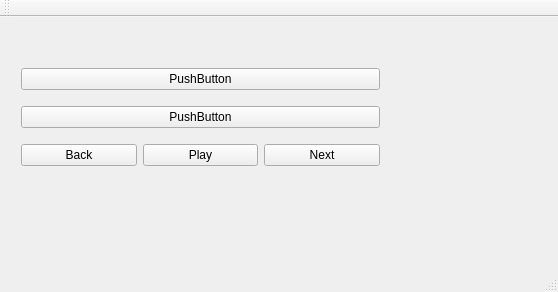
<?xml version="1.0" encoding="UTF-8"?>
<ui version="4.0">
 <class>MainWindow</class>
 <widget class="QMainWindow" name="MainWindow">
  <property name="geometry">
   <rect>
    <x>0</x>
    <y>0</y>
    <width>558</width>
    <height>292</height>
   </rect>
  </property>
  <property name="windowTitle">
   <string>MainWindow</string>
  </property>
  <widget class="QWidget" name="centralWidget">
   <widget class="QWidget" name="verticalLayoutWidget">
    <property name="geometry">
     <rect>
      <x>10</x>
      <y>30</y>
      <width>381</width>
      <height>141</height>
     </rect>
    </property>
    <layout class="QVBoxLayout" name="verticalLayout">
     <item>
      <widget class="QPushButton" name="pushButton">
       <property name="text">
        <string>PushButton</string>
       </property>
      </widget>
     </item>
     <item>
      <widget class="QPushButton" name="pushButton_2">
       <property name="text">
        <string>PushButton</string>
       </property>
      </widget>
     </item>
     <item>
      <layout class="QGridLayout" name="gridLayout">
       <item row="0" column="1">
        <widget class="QPushButton" name="btnPlay">
         <property name="text">
          <string>Play</string>
         </property>
        </widget>
       </item>
       <item row="0" column="0">
        <widget class="QPushButton" name="btnBack">
         <property name="text">
          <string>Back</string>
         </property>
        </widget>
       </item>
       <item row="0" column="2">
        <widget class="QPushButton" name="btnNext">
         <property name="text">
          <string>Next</string>
         </property>
        </widget>
       </item>
      </layout>
     </item>
    </layout>
   </widget>
  </widget>
  <widget class="QMenuBar" name="menuBar">
   <property name="geometry">
    <rect>
     <x>0</x>
     <y>0</y>
     <width>558</width>
     <height>21</height>
    </rect>
   </property>
  </widget>
  <widget class="QToolBar" name="mainToolBar">
   <attribute name="toolBarArea">
    <enum>TopToolBarArea</enum>
   </attribute>
   <attribute name="toolBarBreak">
    <bool>false</bool>
   </attribute>
  </widget>
  <widget class="QStatusBar" name="statusBar"/>
 </widget>
 <layoutdefault spacing="6" margin="11"/>
 <resources/>
 <connections/>
</ui>
